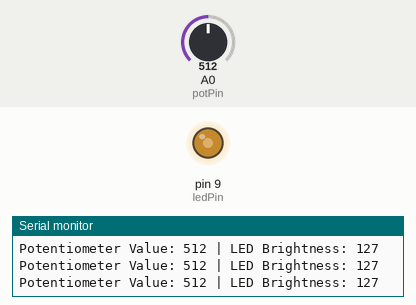
A sketch run on a simulated Arduino Uno, built with avr-gcc and run on an emulated ATmega328P. Parts: output pins drawn as LEDs (lit = HIGH), the last lines printed to the serial monitor. Inputs (shaded band) come from the test bench; at power-on: A0 (potPin) = 512.

Above: at 1.2 s.
1.3 s: A0 (potPin) set to 716
At 1.7 s:
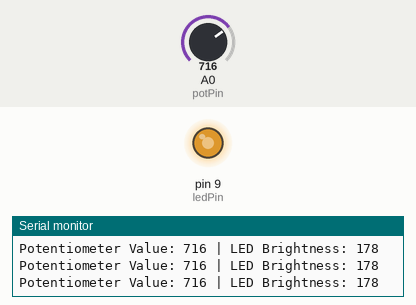
2.8 s: A0 (potPin) set to 900
At 3.3 s:
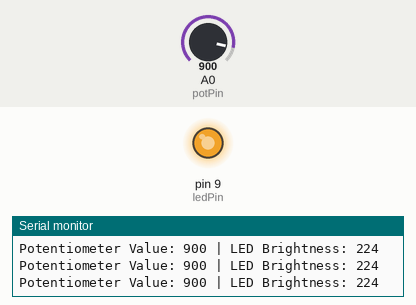
4.3 s: A0 (potPin) set to 411
At 4.9 s:
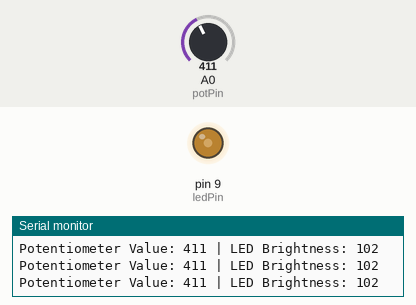
7.3 s: A0 (potPin) set to 387
At 8.0 s:
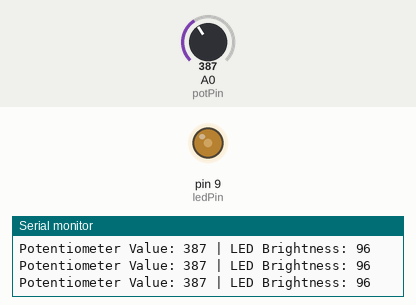
10.3 s: A0 (potPin) set to 122
At 11.2 s:
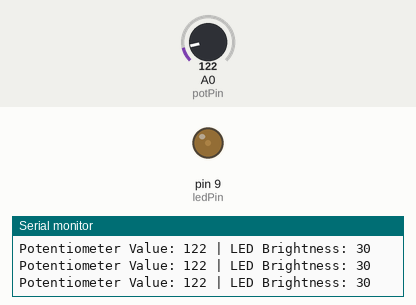
11.8 s: A0 (potPin) set to 511
At 12.8 s:
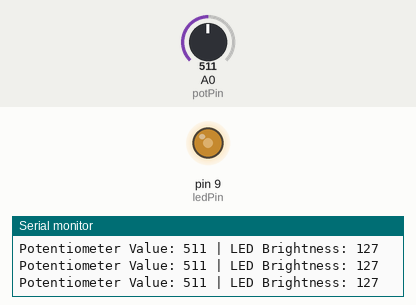
Timing chart, 0 to 14.3 s (numbered marks = the images above; inputs shaded):
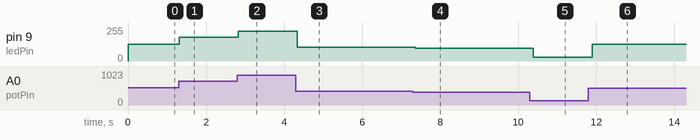

The sketch:

project_31_code.ino
```cpp
int potPin = A0;     // Potentiometer is connected to analog pin A0
int ledPin = 9;      // LED is connected to PWM pin 9
int potValue = 0;    // Variable to store potentiometer value
int brightness = 0;  // Mapped brightness value (0–255)

void setup() {
  pinMode(ledPin, OUTPUT);  // Set LED pin as output
  Serial.begin(9600);       // Start serial monitor for debugging
}

void loop() {
  potValue = analogRead(potPin);             // Read the potentiometer (0–1023)
  brightness = map(potValue, 0, 1023, 0, 255); // Map to PWM range (0–255)
  analogWrite(ledPin, brightness);            // Set LED brightness
  Serial.print("Potentiometer Value: ");
  Serial.print(potValue);
  Serial.print(" | LED Brightness: ");
  Serial.println(brightness);
  delay(100); // Small delay to stabilize readings
}
```

Measured:
- after the input at 1.3 s, pin 9 (ledPin): 127/255 → 178/255 at once
- after the input at 2.8 s, pin 9 (ledPin): 178/255 → 224/255 at once
- after the input at 4.3 s, pin 9 (ledPin): 224/255 → 102/255 at once
- after the input at 7.3 s, pin 9 (ledPin): 102/255 → 96/255 after 0.06 s
- after the input at 10.3 s, pin 9 (ledPin): 96/255 → 30/255 after 0.08 s
- after the input at 11.8 s, pin 9 (ledPin): 30/255 → 127/255 after 0.09 s
